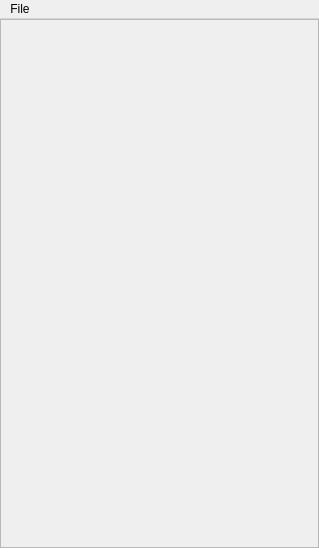
<?xml version="1.0" encoding="UTF-8"?>
<ui version="4.0">
 <class>WordCounterClass</class>
 <widget class="QMainWindow" name="WordCounterClass">
  <property name="geometry">
   <rect>
    <x>0</x>
    <y>0</y>
    <width>319</width>
    <height>548</height>
   </rect>
  </property>
  <property name="windowTitle">
   <string>Word Counter</string>
  </property>
  <widget class="QWidget" name="m_centralWidget">
   <layout class="QHBoxLayout" name="horizontalLayout">
    <property name="spacing">
     <number>0</number>
    </property>
    <property name="margin">
     <number>0</number>
    </property>
    <item>
     <widget class="QTableView" name="m_tableView">
      <property name="enabled">
       <bool>false</bool>
      </property>
      <property name="selectionMode">
       <enum>QAbstractItemView::NoSelection</enum>
      </property>
      <property name="sortingEnabled">
       <bool>true</bool>
      </property>
      <attribute name="horizontalHeaderShowSortIndicator" stdset="0">
       <bool>false</bool>
      </attribute>
      <attribute name="verticalHeaderVisible">
       <bool>false</bool>
      </attribute>
     </widget>
    </item>
   </layout>
  </widget>
  <widget class="QMenuBar" name="m_menuBar">
   <property name="geometry">
    <rect>
     <x>0</x>
     <y>0</y>
     <width>319</width>
     <height>19</height>
    </rect>
   </property>
   <widget class="QMenu" name="m_menuFile">
    <property name="title">
     <string>File</string>
    </property>
    <addaction name="m_actionOpen"/>
    <addaction name="separator"/>
    <addaction name="m_actionExit"/>
   </widget>
   <addaction name="m_menuFile"/>
  </widget>
  <action name="m_actionOpen">
   <property name="text">
    <string>Open</string>
   </property>
  </action>
  <action name="m_actionExit">
   <property name="text">
    <string>Exit</string>
   </property>
  </action>
 </widget>
 <layoutdefault spacing="6" margin="11"/>
 <resources>
  <include location="WordCounter.qrc"/>
 </resources>
 <connections/>
</ui>
